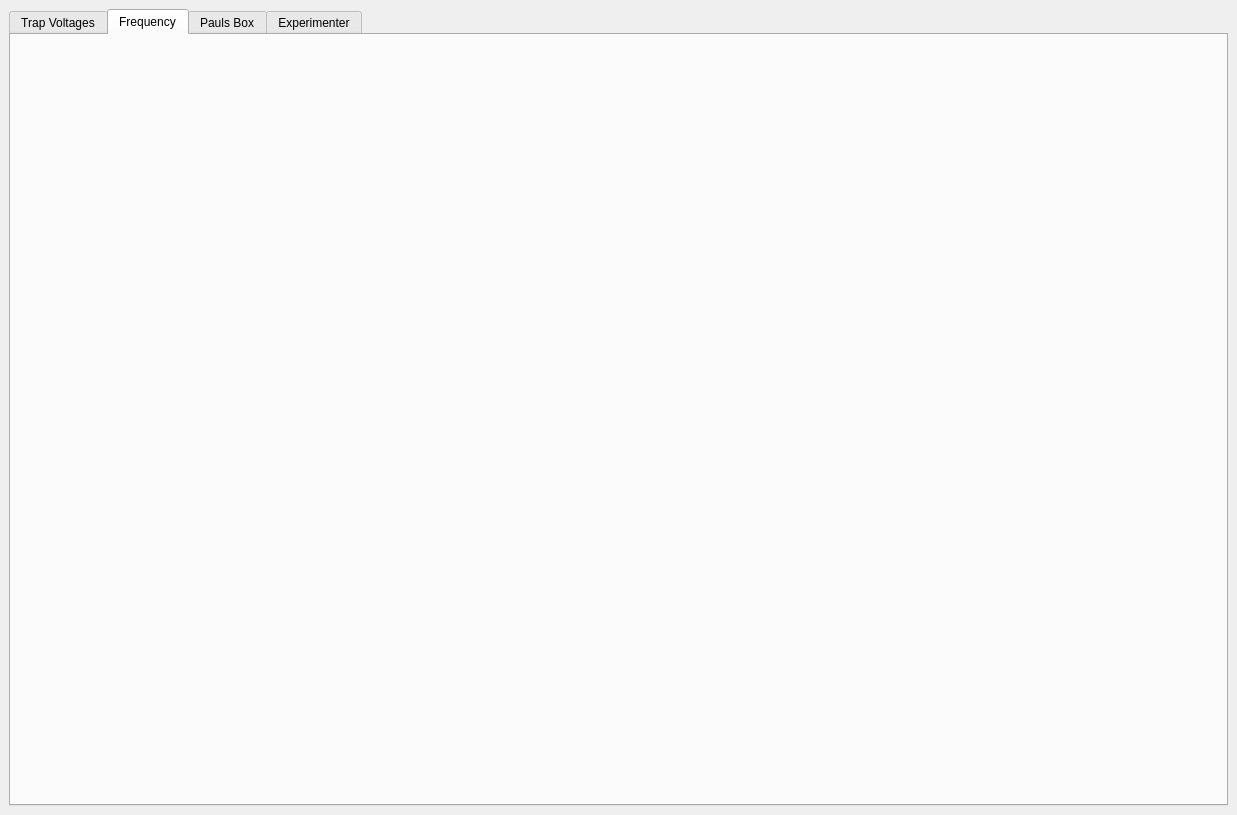
<?xml version="1.0" encoding="UTF-8"?>
<ui version="4.0">
 <class>MainWindow</class>
 <widget class="QMainWindow" name="MainWindow">
  <property name="geometry">
   <rect>
    <x>0</x>
    <y>0</y>
    <width>1237</width>
    <height>815</height>
   </rect>
  </property>
  <property name="sizePolicy">
   <sizepolicy hsizetype="Minimum" vsizetype="Fixed">
    <horstretch>0</horstretch>
    <verstretch>0</verstretch>
   </sizepolicy>
  </property>
  <property name="minimumSize">
   <size>
    <width>0</width>
    <height>0</height>
   </size>
  </property>
  <property name="windowTitle">
   <string>Lattice GUI</string>
  </property>
  <widget class="QWidget" name="centralwidget">
   <layout class="QVBoxLayout" name="verticalLayout">
    <item>
     <widget class="QTabWidget" name="tabWidget">
      <property name="sizePolicy">
       <sizepolicy hsizetype="Expanding" vsizetype="Expanding">
        <horstretch>0</horstretch>
        <verstretch>0</verstretch>
       </sizepolicy>
      </property>
      <property name="currentIndex">
       <number>1</number>
      </property>
      <widget class="QWidget" name="tab">
       <property name="autoFillBackground">
        <bool>false</bool>
       </property>
       <attribute name="title">
        <string>Trap Voltages</string>
       </attribute>
       <layout class="QVBoxLayout" name="verticalLayout_3">
        <item>
         <layout class="QVBoxLayout" name="verticalLayoutDC">
          <property name="sizeConstraint">
           <enum>QLayout::SetDefaultConstraint</enum>
          </property>
         </layout>
        </item>
       </layout>
      </widget>
      <widget class="QWidget" name="tab_2">
       <property name="minimumSize">
        <size>
         <width>0</width>
         <height>0</height>
        </size>
       </property>
       <attribute name="title">
        <string>Frequency</string>
       </attribute>
       <layout class="QGridLayout" name="gridLayout">
        <item row="0" column="0">
         <layout class="QVBoxLayout" name="verticalLayoutFreq">
          <property name="spacing">
           <number>1</number>
          </property>
          <property name="sizeConstraint">
           <enum>QLayout::SetDefaultConstraint</enum>
          </property>
         </layout>
        </item>
        <item row="0" column="1" rowspan="2">
         <layout class="QVBoxLayout" name="verticalLayoutFreq_2"/>
        </item>
        <item row="1" column="0">
         <layout class="QVBoxLayout" name="verticalLayoutFreq_3">
          <property name="spacing">
           <number>1</number>
          </property>
          <property name="sizeConstraint">
           <enum>QLayout::SetDefaultConstraint</enum>
          </property>
         </layout>
        </item>
       </layout>
      </widget>
      <widget class="QWidget" name="tab_3">
       <attribute name="title">
        <string>Pauls Box</string>
       </attribute>
       <layout class="QVBoxLayout" name="verticalLayout_5">
        <item>
         <layout class="QVBoxLayout" name="verticalLayoutPB"/>
        </item>
        <item>
         <spacer name="verticalSpacer">
          <property name="orientation">
           <enum>Qt::Vertical</enum>
          </property>
          <property name="sizeHint" stdset="0">
           <size>
            <width>20</width>
            <height>40</height>
           </size>
          </property>
         </spacer>
        </item>
       </layout>
      </widget>
      <widget class="QWidget" name="tab_4">
       <attribute name="title">
        <string>Experimenter</string>
       </attribute>
       <layout class="QVBoxLayout" name="verticalLayout_2"/>
      </widget>
     </widget>
    </item>
   </layout>
  </widget>
 </widget>
 <resources/>
 <connections/>
</ui>
